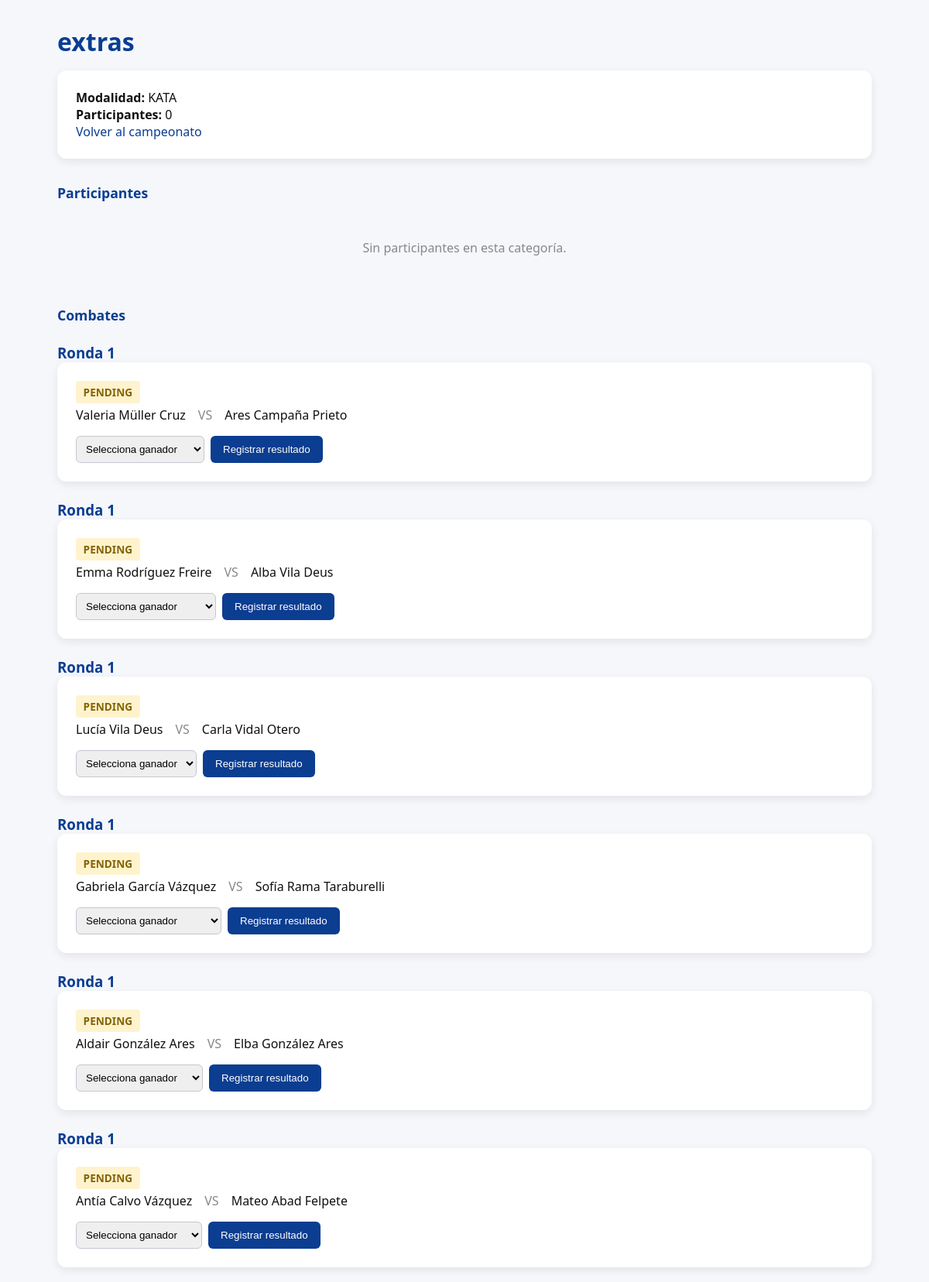
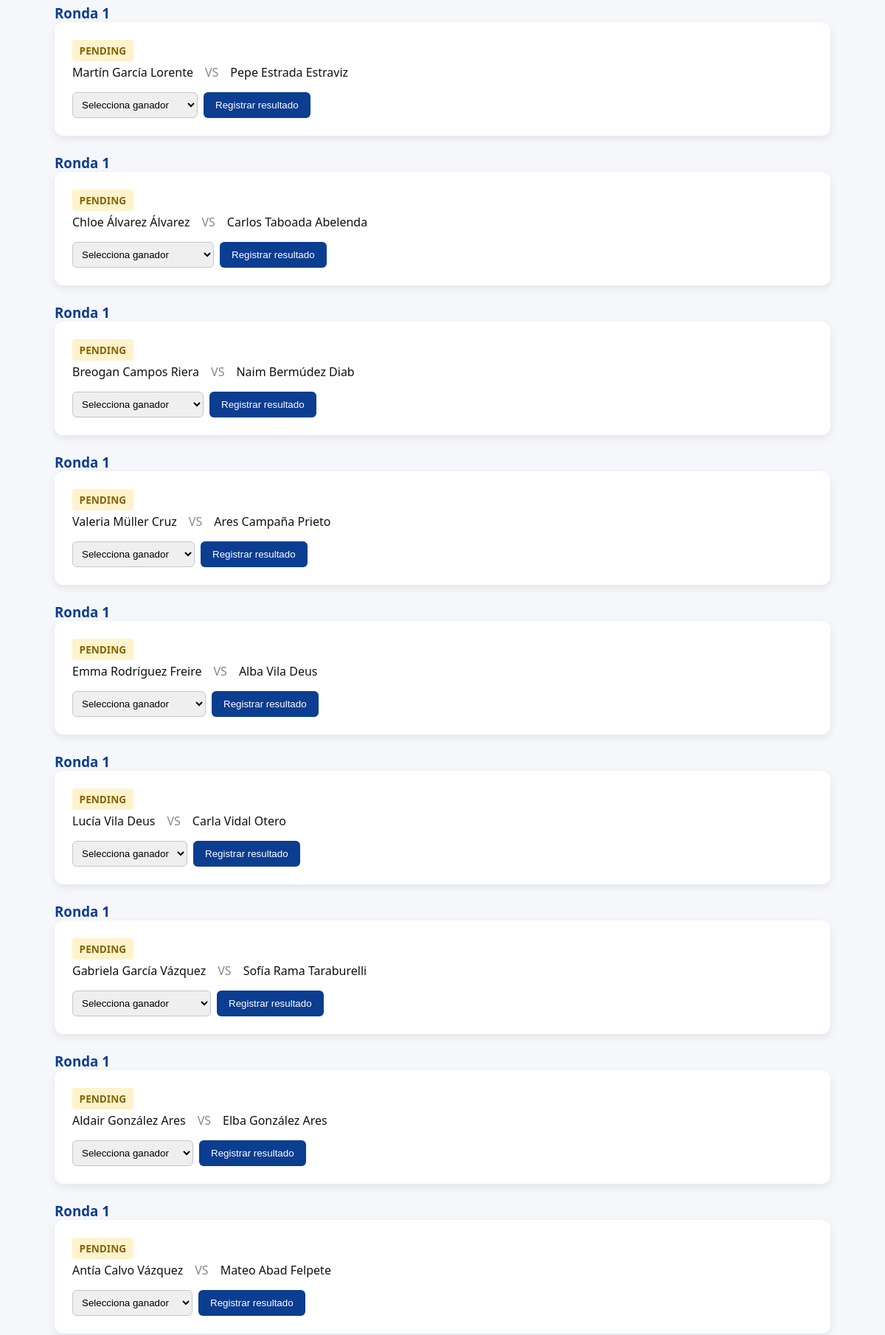
The page /category/5 (upper part) on the database its author committed (2 pictures, top to bottom).
### app.py (models this page shows, shortened)
class Category(db.Model):
    __tablename__ = "categories"
    id = db.Column(db.Integer, primary_key=True)
    competition_id = db.Column(db.Integer, db.ForeignKey("competitions.id"), nullable=False)
    name = db.Column(db.String(255), nullable=False)
    modality = db.Column(db.String(10), nullable=False)  # "kata" or "kumite"
    group = db.Column(db.String(100), nullable=True)  # Group/Subcategory for organization
    criteria = db.Column(db.JSON, nullable=False)  # e.g., {"age_min": 10, "age_max": 12, "gender": "M", "grade": "3"}
    competition = db.relationship("Competition", back_populates="categories")
    participant_links = db.relationship("ParticipantCategory", back_populates="category", cascade="all, delete-orphan")
    participants = db.relationship(
        "Participant",
        secondary="participant_categories",
        back_populates="categories",
        viewonly=True,
        overlaps="participant_links"
    )
    matches = db.relationship("Match", back_populates="category", cascade="all, delete-orphan")

class Match(db.Model):
    __tablename__ = "matches"
    id = db.Column(db.Integer, primary_key=True)
    competition_id = db.Column(db.Integer, db.ForeignKey("competitions.id"), nullable=False)
    category_id = db.Column(db.Integer, db.ForeignKey("categories.id"), nullable=False)
    participant1_id = db.Column(db.Integer, db.ForeignKey("participants.id"), nullable=False)
    participant2_id = db.Column(db.Integer, db.ForeignKey("participants.id"), nullable=True)
    round_number = db.Column(db.Integer, nullable=False, default=1)
    bracket_type = db.Column(db.String(20), default="elimination")  # elimination, roundrobin, bye
    winner_id = db.Column(db.Integer, db.ForeignKey("participants.id"), nullable=True)
    status = db.Column(db.String(20), default="pending")  # pending, completed, bye
    created_at = db.Column(db.DateTime, nullable=False, default=datetime.utcnow)
    competition = db.relationship("Competition", back_populates="matches")
    category = db.relationship("Category", back_populates="matches")
    participant1 = db.relationship("Participant", foreign_keys=[participant1_id])
    participant2 = db.relationship("Participant", foreign_keys=[participant2_id])
    winner = db.relationship("Participant", foreign_keys=[winner_id])

class Participant(db.Model):
    __tablename__ = "participants"
    id = db.Column(db.Integer, primary_key=True)
    competition_id = db.Column(db.Integer, db.ForeignKey("competitions.id"), nullable=False)
    name = db.Column(db.String(255), nullable=False)
    birthdate = db.Column(db.Date, nullable=False)
    gender = db.Column(db.String(1), nullable=False)  # M, F, X
    grade = db.Column(db.String(20), nullable=True)  # "3", "1 dan", etc.
    weight = db.Column(db.Float, nullable=True)
    kata_participation = db.Column(db.Boolean, default=False)
    kumite_participation = db.Column(db.Boolean, default=False)
    created_at = db.Column(db.DateTime, nullable=False, default=datetime.utcnow)
    competition = db.relationship("Competition", back_populates="participants")
    category_links = db.relationship(
        "ParticipantCategory",
        back_populates="participant",
        cascade="all, delete-orphan",
        overlaps="participants"
    )
    categories = db.relationship(
        "Category",
        secondary="participant_categories",
        back_populates="participants",
        viewonly=True,
        overlaps="category_links"
    )

### app.py (the view)
@app.route("/category/<int:cat_id>", methods=["GET"])
def category_detail(cat_id):
    category = Category.query.get_or_404(cat_id)
    participants = category.participants
    matches = Match.query.filter_by(category_id=cat_id).order_by(Match.round_number, Match.id).all()
    return render_template(
        "category.html",
        category=category,
        participants=participants,
        matches=matches
    )

### templates/category.html (shortened to what this page needs)
<!doctype html>
<html lang="es">
<head>
</head>
<body>
  <main>
    <h1>{{ category.name }}</h1>
    <div class="header">
      <p><strong>Modalidad:</strong> {{ category.modality|upper }}</p>
      <p><strong>Participantes:</strong> {{ participants|length }}</p>
      <p><a href="{{ url_for('competition_detail', comp_id=category.competition_id) }}">Volver al campeonato</a></p>
    </div>
    <div class="section">
      <h2>Participantes</h2>
      {% if participants %}
        <table>
          <thead>
            <tr>
              <th>Nombre</th>
              <th>Género</th>
              <th>Edad</th>
              {% if category.modality == 'kumite' %}
                <th>Peso</th>
              {% else %}
                <th>Grado</th>
              {% endif %}
            </tr>
          </thead>
          <tbody>
            {% for p in participants %}
              <tr>
                <td>{{ p.name }}</td>
                <td>{{ p.gender }}</td>
                <td>{{ p.age_at_date(p.competition.event_date) if p.age_at_date(p.competition.event_date) else '-' }}</td>
                {% if category.modality == 'kumite' %}
                  <td>{{ p.weight if p.weight else '-' }} kg</td>
                {% else %}
                  <td>{{ p.grade if p.grade else '-' }}</td>
                {% endif %}
              </tr>
            {% endfor %}
          </tbody>
        </table>
      {% else %}
        <div class="empty">Sin participantes en esta categoría.</div>
      {% endif %}
    </div>
    <div class="section">
      <h2>Combates</h2>
      {% if matches %}
        {% set current_round = 0 %}
        {% for match in matches %}
          {% if match.round_number != current_round %}
            {% set current_round = match.round_number %}
            <h3 style="color: #0b3d91; margin-top: 1.5rem;">Ronda {{ current_round }}</h3>
            <div>
          {% endif %}
          <div class="match-card">
            {% if match.status == 'bye' %}
              <h3>
                <span class="bye-badge">BYE</span>
                {{ match.participant1.name }} descansa
              </h3>
            {% else %}
              <h3>
                <span class="{% if match.status == 'completed' %}completed-badge{% else %}pending-badge{% endif %}">
                  {{ match.status|upper }}
                </span>
              </h3>
              <div class="match-result">
                <span>{{ match.participant1.name }}</span>
                <span class="vs">VS</span>
                <span>{{ match.participant2.name if match.participant2 else '(por determinar)' }}</span>
              </div>
              {% if match.status != 'completed' %}
                <form method="post" action="{{ url_for('record_result', match_id=match.id) }}" class="match-form" style="margin-top: 1rem;">
                  <select name="winner_id" required>
                    <option value="">Selecciona ganador</option>
                  </select>
                  <button type="submit">Registrar resultado</button>
                </form>
              {% else %}
                <p style="margin-top: 1rem; color: #28a745;"><strong>Ganador:</strong> {{ match.winner.name if match.winner else '-' }}</p>
              {% endif %}
            {% endif %}
          </div>
        {% endfor %}
        </div>
      {% else %}
        <div class="empty">Sin combates generados. Crea la categoría en el campeonato y presiona "Asignar a categorías y generar llaves".</div>
      {% endif %}
    </div>
  </main>
</body>
</html>

### templates/category.html (style rules this page uses)
* { margin: 0; padding: 0; box-sizing: border-box; }
body { font-family: system-ui, sans-serif; background: #f5f7fb; color: #111; }
main { max-width: 1100px; margin: 0 auto; padding: 2rem 1.5rem; }
h1 { color: #0b3d91; margin-bottom: 1rem; }
.header { background: white; padding: 1.5rem; border-radius: 12px; box-shadow: 0 4px 12px rgba(0,0,0,.08); margin-bottom: 2rem; }
.header a { color: #0b3d91; text-decoration: none; }
.section { margin-bottom: 2rem; }
.section h2 { color: #0b3d91; margin-bottom: 1rem; font-size: 1.1rem; }
.match-card { background: white; padding: 1.5rem; border-radius: 12px; box-shadow: 0 4px 12px rgba(0,0,0,.08); margin-bottom: 1rem; }
.match-card h3 { color: #0b3d91; margin-bottom: 0.5rem; }
.match-result { display: flex; gap: 1rem; align-items: center; }
.vs { color: #888; font-weight: 500; }
.match-form { display: flex; gap: 0.5rem; align-items: center; }
.match-form select { padding: 0.5rem; border: 1px solid #c4c7d0; border-radius: 6px; }
.match-form button { background: #0b3d91; color: white; padding: 0.6rem 1rem; border: none; border-radius: 6px; cursor: pointer; }
.pending-badge { background: #fff3cd; color: #856404; padding: 0.3rem 0.6rem; border-radius: 4px; font-size: 0.85rem; }
.empty { text-align: center; padding: 2rem 1rem; color: #888; }

### rows shown on the page
Category: name "extras", modality "KATA"
Match: current_round "1", status "PENDING", participant1.name "Valeria Müller Cruz", participant2 "Ares Campaña Prieto"
Match: current_round "1", status "PENDING", participant1.name "Emma Rodríguez Freire", participant2 "Alba Vila Deus"
Match: current_round "1", status "PENDING", participant1.name "Lucía Vila Deus", participant2 "Carla Vidal Otero"
Match: current_round "1", status "PENDING", participant1.name "Gabriela García Vázquez", participant2 "Sofía Rama Taraburelli"
Match: current_round "1", status "PENDING", participant1.name "Aldair González Ares", participant2 "Elba González Ares"
Match: current_round "1", status "PENDING", participant1.name "Antía Calvo Vázquez", participant2 "Mateo Abad Felpete"
Match: current_round "1", status "PENDING", participant1.name "Martín García Lorente", participant2 "Pepe Estrada Estraviz"
Match: current_round "1", status "PENDING", participant1.name "Chloe Álvarez Álvarez", participant2 "Carlos Taboada Abelenda"
Match: current_round "1", status "PENDING", participant1.name "Breogan Campos Riera", participant2 "Naim Bermúdez Diab"
Match: current_round "1", status "PENDING", participant1.name "Valeria Müller Cruz", participant2 "Ares Campaña Prieto"
Match: current_round "1", status "PENDING", participant1.name "Emma Rodríguez Freire", participant2 "Alba Vila Deus"
Match: current_round "1", status "PENDING", participant1.name "Lucía Vila Deus", participant2 "Carla Vidal Otero"
Match: current_round "1", status "PENDING", participant1.name "Gabriela García Vázquez", participant2 "Sofía Rama Taraburelli"
Match: current_round "1", status "PENDING", participant1.name "Aldair González Ares", participant2 "Elba González Ares"
Match: current_round "1", status "PENDING", participant1.name "Antía Calvo Vázquez", participant2 "Mateo Abad Felpete"

### other values the page prints
{{ participants|length }} "0"
